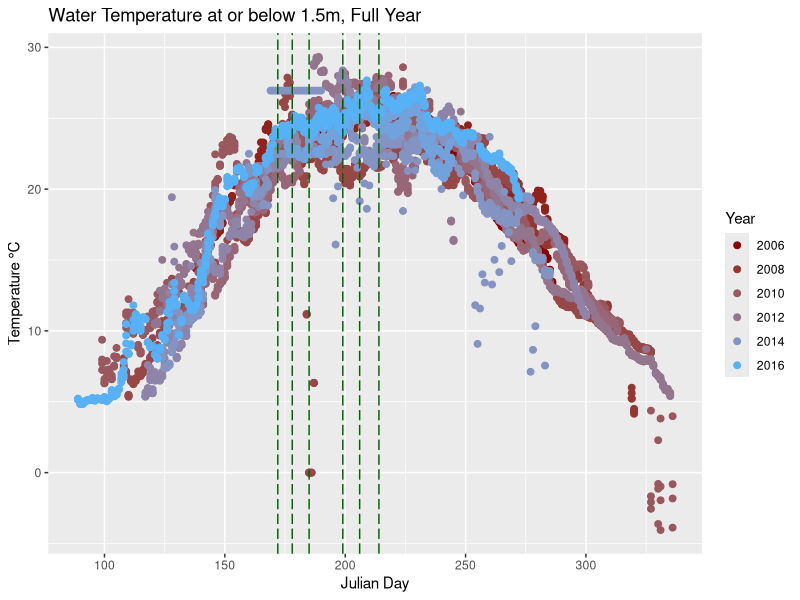
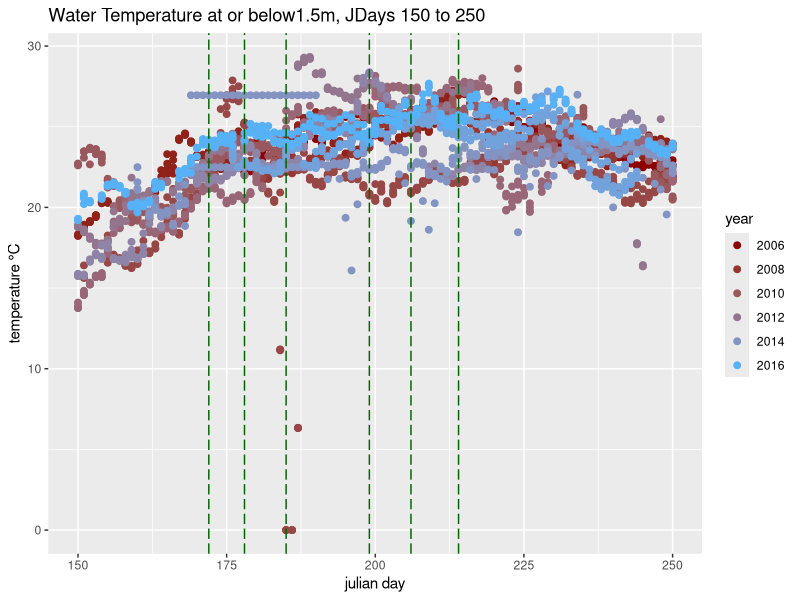
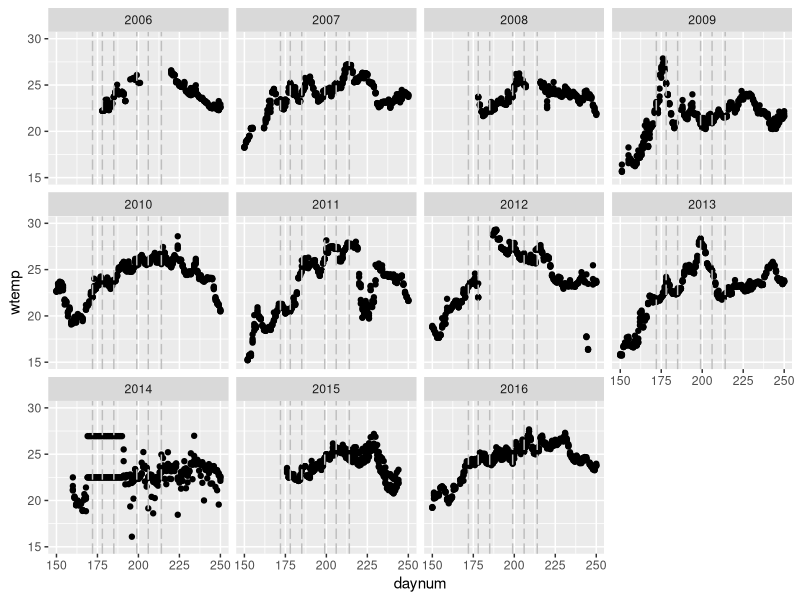

Reproduce these figures in R, in order.
library(ggplot2)
library(grid)
library(gridExtra)
setwd("~/Dropbox/clado-manuscript/Mikes_MS_Data/")
data <- read.csv("north_temperate_lakes_lter__daily_water_temperature_-_lake_mendota.csv", header=T)
head(data)
nolegend <- theme(legend.position="none")
Jdays <- c(172,178,185,199,206,214)
# Subset all wtemp at or below 1.5 meters (sample depth up to shore). 
clado.depth <- subset(data, depth<=1.5, select = year4:wtemp)
# All years (2006-2016), full year. 
wide1 <- qplot(clado.depth$daynum, y = clado.depth$wtemp) + 
  geom_point(aes(colour = clado.depth$year4), size=2) + 
  labs(title = "Water Temperature at or below 1.5m, Full Year", x="Julian Day", y="Temperature °C") + 
  geom_vline(xintercept=Jdays, colour="darkgreen", linetype = "longdash") + 
  guides(color=guide_legend(title="Year")) + 
  scale_colour_gradient(low = "darkred")
wide1
# All years (2006-2016), sample dates ± 25 days
clado.depth.zoom <- subset(clado.depth, daynum>=150 & daynum<=250, select = year4:wtemp)
zoom1 <- qplot(clado.depth.zoom$daynum, y = clado.depth.zoom$wtemp) + 
  geom_point(aes(colour = clado.depth.zoom$year4), size=2) + 
  labs(title = "Water Temperature at or below1.5m, JDays 150 to 250", x="julian day", y="temperature °C") + 
  geom_vline(xintercept=Jdays, colour="darkgreen", linetype = "longdash") + 
  guides(color=guide_legend(title="year")) + scale_colour_gradient(low = "darkred")
zoom1
# Smarter way to make grid of plots. 
#pdf(file="figs/wtemp_lowdepth_grid.pdf", height=6, width=10)
p <- ggplot(clado.depth.zoom, aes(daynum, wtemp))
p + geom_point() + ylim(15,30) + facet_wrap(~year4) + geom_vline(xintercept=Jdays, colour="grey", linetype = "longdash") + guides(color=guide_legend(title="Year"))
#dev.off()
# Mean of wtemp by days from 2006-2016 pooled. 
